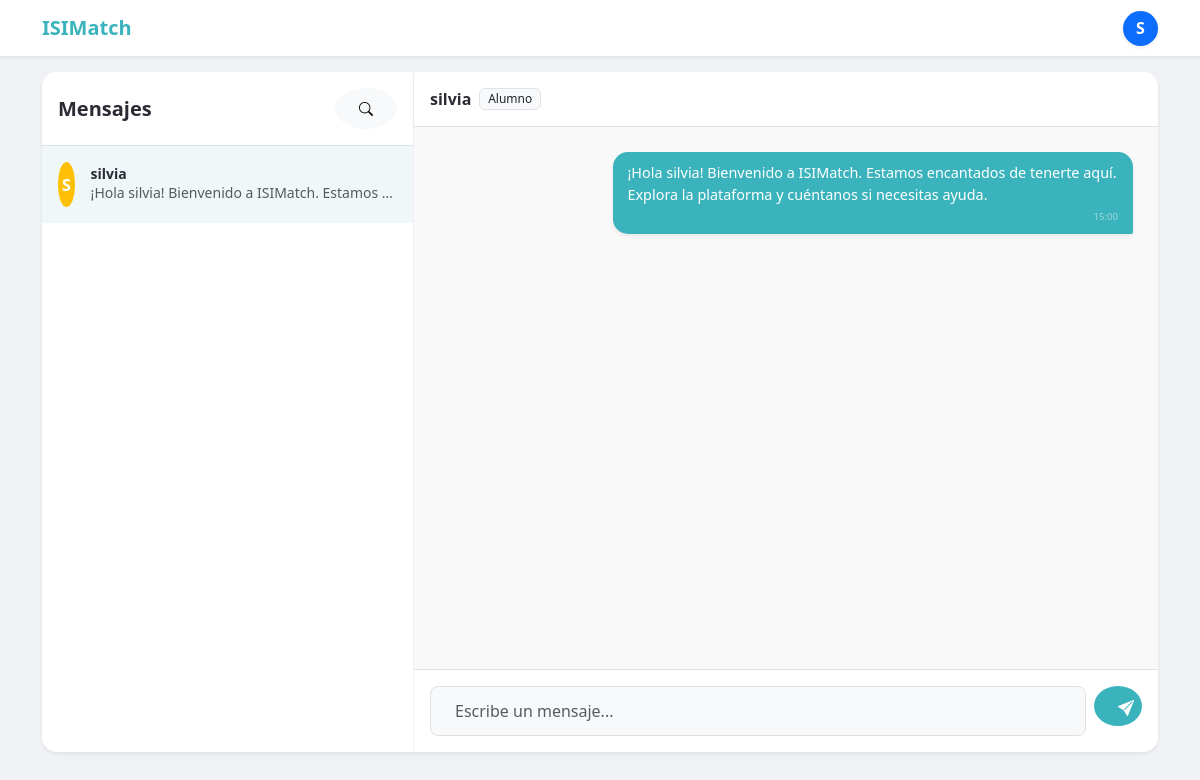
The page /VIEWS/mensajes.php?con=2 (signed in) on the database its author committed.
### tables this page shows
CREATE TABLE `usuarios` (
  `id` int(11) NOT NULL,
  `nombre` varchar(50) NOT NULL,
  `apellidos` varchar(50) NOT NULL,
  `email` varchar(100) NOT NULL,
  `password_hash` varchar(255) NOT NULL,
  `telefono` varchar(20) DEFAULT NULL,
  `rol` enum('alumno','profesor') NOT NULL,
  `anio_nacimiento` int(11) DEFAULT NULL,
  `fecha_registro` timestamp NOT NULL DEFAULT current_timestamp()
);

CREATE TABLE `mensajes` (
  `id` int(11) NOT NULL,
  `remitente_id` int(11) NOT NULL,
  `destinatario_id` int(11) NOT NULL,
  `contenido` text NOT NULL,
  `leido` tinyint(1) DEFAULT 0,
  `fecha_envio` timestamp NOT NULL DEFAULT current_timestamp()
);

### VIEWS/mensajes.php (the view, shortened to what this page needs)
<?php
include '../PHP/conexion.php';
$mi_id = $_SESSION['usuario_id'];
$nombre_usuario = htmlspecialchars($_SESSION['nombre']);
$inicial_mia = strtoupper(substr($nombre_usuario, 0, 1));
$sql_contactos = "SELECT
                    u.id AS contacto_id,
                    u.nombre,
                    u.apellidos,
                    u.rol,
                    (SELECT contenido FROM mensajes
                     WHERE (remitente_id = u.id AND destinatario_id = '$mi_id')
                        OR (remitente_id = '$mi_id' AND destinatario_id = u.id)
                     ORDER BY fecha_envio DESC LIMIT 1) AS ultimo_msj,
                    (SELECT COUNT(*) FROM mensajes
                     WHERE remitente_id = u.id AND destinatario_id = '$mi_id' AND leido = 0) AS no_leidos
                  FROM usuarios u
                  WHERE u.id IN (
                      SELECT DISTINCT CASE WHEN remitente_id = '$mi_id' THEN destinatario_id ELSE remitente_id END
                      FROM mensajes WHERE remitente_id = '$mi_id' OR destinatario_id = '$mi_id'
                  )";
$res_contactos = $conn->query($sql_contactos);
$chat_con = isset($_GET['con']) ? $conn->real_escape_string($_GET['con']) : null;
$mensajes_chat = [];
if ($chat_con) {
    $conn->query("UPDATE mensajes SET leido = 1 WHERE remitente_id = '$chat_con' AND destinatario_id = '$mi_id'");
    $sql_chat = "SELECT * FROM mensajes
                 WHERE (remitente_id = '$mi_id' AND destinatario_id = '$chat_con')
                    OR (remitente_id = '$chat_con' AND destinatario_id = '$mi_id')
                 ORDER BY fecha_envio ASC";
    $res_chat = $conn->query($sql_chat);
    while($row = $res_chat->fetch_assoc()){
        $mensajes_chat[] = $row;
    }
    $info_contacto = $conn->query("SELECT nombre, apellidos, rol FROM usuarios WHERE id = '$chat_con'")->fetch_assoc();
}
?>
<!DOCTYPE html>
<html lang="es">
<head>
    <link href="https://cdn.jsdelivr.net/npm/bootstrap@5.3.0/dist/css/bootstrap.min.css" rel="stylesheet">
    <link rel="stylesheet" href="https://cdn.jsdelivr.net/npm/bootstrap-icons@1.10.0/font/bootstrap-icons.css">
    <link rel="stylesheet" href="../CSS/style.css">
</head>
<body>
<nav class="navbar navbar-expand-lg bg-white shadow-sm sticky-top mb-3">
  <div class="container">
    <a class="navbar-brand fw-bold text-primary-custom" href="dashboard-alumno.php">ISIMatch</a>
    <div class="ms-auto d-flex align-items-center gap-3">
        <div class="dropdown">
            <div class="rounded-circle bg-primary text-white d-flex align-items-center justify-content-center fw-bold shadow-sm" style="width:35px; height:35px; cursor:pointer;" data-bs-toggle="dropdown">
                <?php echo $inicial_mia; ?>
            </div>
        </div>
    </div>
  </div>
</nav>
<div class="container flex-grow-1">
    <div class="row chat-container shadow-sm g-0">
        <div class="col-md-4 contacts-column bg-white">
            <div class="p-3 border-bottom d-flex justify-content-between align-items-center">
                <h5 class="fw-bold mb-0">Mensajes</h5>
                <a href="catalogo.php" class="btn btn-light btn-sm rounded-circle"><i class="bi bi-search"></i></a>
            </div>
            <div class="list-group list-group-flush">
                <?php if($res_contactos && $res_contactos->num_rows > 0): ?>
                    <?php while($c = $res_contactos->fetch_assoc()): ?>
                        <a href="mensajes.php?con=<?php echo $c['contacto_id']; ?>"
                           class="list-group-item list-group-item-action contact-item border-0 p-3 <?php echo ($chat_con == $c['contacto_id']) ? 'active' : ''; ?>">
                            <div class="d-flex align-items-center gap-3">
                                <div class="rounded-circle bg-warning text-white d-flex align-items-center justify-content-center fw-bold" style="width:45px; height:45px;">
                                    <?php echo strtoupper(substr($c['nombre'], 0, 1)); ?>
                                </div>
                                <div class="flex-grow-1 overflow-hidden">
                                    <h6 class="mb-0 small fw-bold"><?php echo htmlspecialchars($c['nombre']); ?></h6>
                                    <small class="text-muted text-truncate d-block small"><?php echo htmlspecialchars($c['ultimo_msj'] ?? 'Enviado recientemente'); ?></small>
                                </div>
                            </div>
                        </a>
                    <?php endwhile; ?>
                <?php else: ?>
                    <p class="text-center text-muted p-4 small">No tienes conversaciones activas.</p>
                <?php endif; ?>
            </div>
        </div>
        <div class="col-md-8 d-flex flex-column bg-white">
            <?php if($chat_con): ?>
                <div class="p-3 border-bottom d-flex align-items-center justify-content-between shadow-sm">
                    <div class="d-flex align-items-center gap-2">
                        <h6 class="mb-0 fw-bold"><?php echo htmlspecialchars($info_contacto['nombre'] . " " . $info_contacto['apellidos']); ?></h6>
                        <span class="badge bg-light text-dark border small fw-normal"><?php echo ucfirst($info_contacto['rol']); ?></span>
                    </div>
                </div>
                <div class="messages-area d-flex flex-column" id="chatBox">
                    <?php foreach($mensajes_chat as $m): ?>
                        <div class="msg-bubble shadow-sm <?php echo ($m['remitente_id'] == $mi_id) ? 'msg-me' : 'msg-them'; ?>">
                            <?php echo htmlspecialchars($m['contenido']); ?>
                            <div class="small opacity-50 mt-1" style="font-size: 0.6rem; text-align: right;">
                                <?php echo date('H:i', strtotime($m['fecha_envio'])); ?>
                            </div>
                        </div>
                    <?php endforeach; ?>
                </div>
                <form action="../PHP/mensaje_privado.php" method="POST" class="p-3 border-top">
                    <div class="input-group">
                        <input type="text" name="contenido" class="form-control border-0 bg-light rounded-pill px-4" placeholder="Escribe un mensaje..." required autocomplete="off">
                        <button type="submit" class="btn btn-primary-custom rounded-circle ms-2" style="width:40px; height:40px;"><i class="bi bi-send-fill"></i></button>
                    </div>
                </form>
            <?php endif; ?>
        </div>
    </div>
</div>
</body>
</html>

### CSS/style.css (style rules this page uses)
:root { --primary-color: #3bb3bd; --primary-hover: #2da1ab; --secondary-color: #ffc947; --text-dark: #2b2b35; --text-muted: #6f757b; --bg-light: #f5f7f9; --white: #ffffff; --shadow-sm: 0 2px 8px rgba(0, 0, 0, 0.08); --shadow-md: 0 4px 16px rgba(0, 0, 0, 0.12); --radius: 12px; }
body { font-family: "Segoe UI", Roboto, Helvetica, Arial, sans-serif; color: var(--text-dark); background-color: var(--bg-light); }
h1, h2, h3, h4, h5, h6 { font-weight: 700; color: var(--text-dark); }
.text-primary-custom { color: var(--primary-color); }
.btn { border-radius: 8px; font-weight: 600; padding: 10px 24px; transition: all 0.3s ease; border: none; }
.btn-primary-custom { background-color: var(--primary-color); color: white; }
.form-control, .form-select { border-radius: 8px !important; border: 1px solid #e0e0e0 !important; padding: 12px; }
.navbar { background-color: var(--white) !important; box-shadow: 0 2px 4px rgba(0, 0, 0, 0.05); }

### VIEWS/mensajes.php (style rules this page uses)
body { background-color: #f0f2f5; height: 100vh; display: flex; flex-direction: column; }
.chat-container { height: calc(100vh - 120px); background: white; border-radius: 15px; overflow: hidden; }
.contacts-column { border-right: 1px solid #f0f2f5; overflow-y: auto; }
.messages-area { flex-grow: 1; overflow-y: auto; padding: 25px; background-color: #f9f9f9; }
.msg-bubble { max-width: 75%; padding: 10px 15px; border-radius: 15px; margin-bottom: 10px; font-size: 0.9rem; }
.msg-me { background: #3bb3bd; color: white; align-self: flex-end; border-bottom-right-radius: 2px; }
.contact-item.active { background-color: #f0f7f8 !important; border-left: 4px solid #3bb3bd; }

### rows shown on the page
usuarios: nombre "S", nombre "silvia", ultimo_msj "¡Hola silvia! Bienvenido a ISIMatch. Estamos…", nombre+apellidos "silvia", rol "Alumno"
mensajes: contenido "¡Hola silvia! Bienvenido a ISIMatch. Estamos encantados de tenerte aquí. Explora la plataforma y cuéntanos si necesitas ayuda.", fecha_envio "15:00"

### other values the page prints
$inicial_mia "S"
